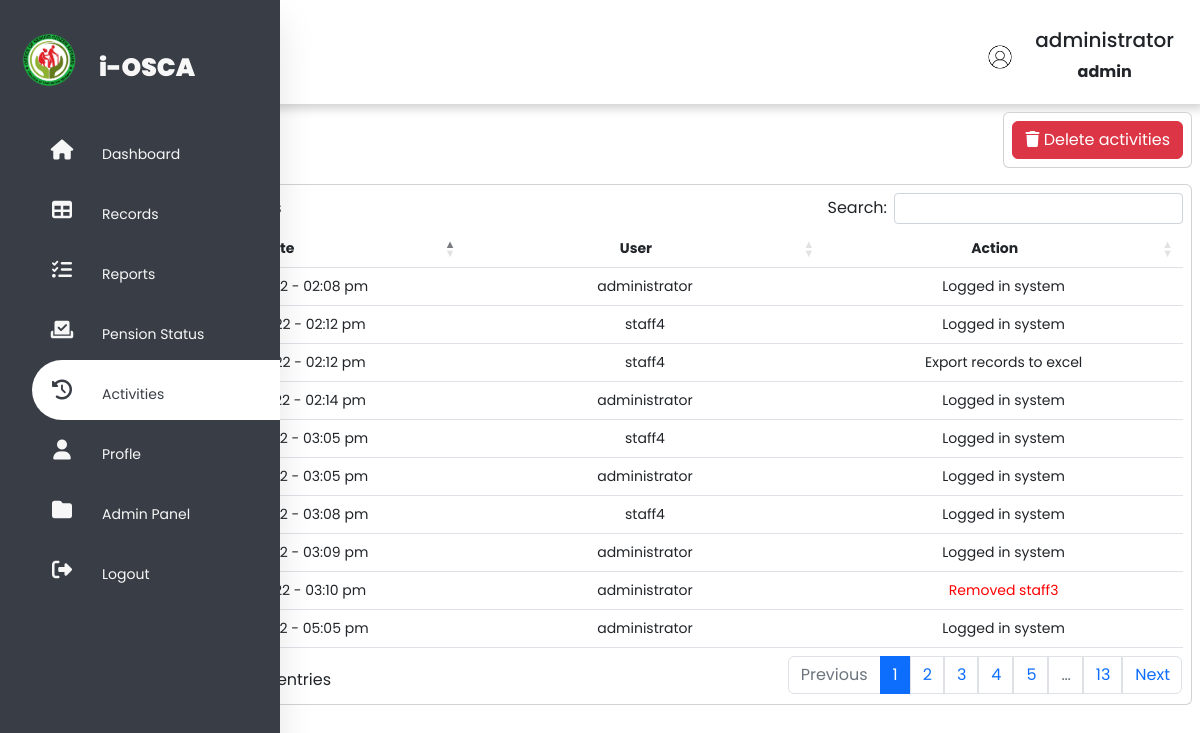
Screenshot of /activities.php (signed in) with the database file from the repository.
### tables this page shows
CREATE TABLE `tbl_activities` (
  `id` int(11) NOT NULL,
  `fd_date` varchar(250) NOT NULL,
  `fx_user` varchar(250) NOT NULL,
  `fx_action` varchar(250) NOT NULL
);

### activities.php (the view, shortened to what this page needs)
<?php
include('conn/connection.php');
$records = $conn->query("SELECT * FROM tbl_activities ORDER BY `tbl_activities`.`id` ASC");
if (isset($_SESSION['user_id']) && isset($_SESSION['user_name'])) {
?>
<!DOCTYPE html>
<html lang="en">
<head>
    <link rel="stylesheet" href="https://cdnjs.cloudflare.com/ajax/libs/font-awesome/6.2.0/css/all.min.css">
    <link rel="stylesheet" type="text/css" href="css/g_style.css">
    <link rel="stylesheet" href="css/bootstrap.min.css">
    <link rel="stylesheet" type="text/css" href="css/dataTables.bootstrap5.min.css">
    <link rel="stylesheet" type="text/css" href="css/g_style.css">
    <link rel="stylesheet" type="text/css" href="css/records_style.css">
</head>
<body>
    <nav class="side-nav">
        <ul>
            <li>
                <a href="#" class="logo">
                    <img src="media/header.png" alt="logo">
                    <span class="nav-item">i-OSCA</span>
                </a>
            </li>
            <li><a href="dashboard" id="nav-list">
                    <i class="fas fa-home"></i>
                    <span class="nav-item">Dashboard</span>
                </a></li>
            <li><a href="records" id="nav-list">
                    <i class="fas fa-table"></i>
                    <span class="nav-item">Records</span>
                </a></li>
            <li><a href="reports" id="nav-list">
                    <i class="fas fa-tasks"></i>
                    <span class="nav-item">Reports</span>
                </a></li>
            <li><a href="status" id="nav-list">
                    <i class="fas fa-check-to-slot"></i>
                    <span class="nav-item">Pension Status</span>
                </a></li>
            <li><a href="#" class="active" id="nav-list">
                    <i class="fas fa-solid fa-clock-rotate-left"></i>
                    <span class="nav-item">Activities</span>
                </a></li>
            <li><a href="profile" id="nav-list">
                    <i class="fas fa-user"></i>
                    <span class="nav-item">Profle</span>
                </a></li>
            <li <?php if($_SESSION['user_level']=="staff") echo 'style="display:none;"'; ?>><a href="fxasdasjdk"
                    id="nav-list">
                    <i class="fas fa-folder"></i>
                    <span class="nav-item">Admin Panel</span>
                </a></li>
            <li><a href="function/logout" class="logout" id="nav-list">
                    <i class="fas fa-sign-out-alt"></i>
                    <span class="nav-item">Logout</span>
                </a></li>
        </ul>
    </nav>
    <div class="main-content">
        <header>
            <div class="header-title">
                <h2>
                    <label for="">
                </h2>
            </div>
            <div class="user-wrapper">
                <img src="./image/<?php echo $_SESSION['fm_img']; ?>" class="user_img" alt="user">
                <div>
                    <h5><span class="nav-item"><?php echo $_SESSION['user_name']; ?></span></h5>
                    <p><span class="nav-item"><?php echo $_SESSION['user_level']; ?></span></p>
                </div>
            </div>
        </header>
        <div class="d-flex">
            <div class="p-2 ms-auto p-2 m-2 card">
                <button type="submit" name="delete" id="delete" value="Truncate Table"
                    class="btn btn-danger justify-content-end"><span><i class="fa-solid fa-trash"></i></span> Delete
                    activities</button>
            </div>
        </div>
        <div class="table-div m-2 p-2 card">
            <table class="table" id="datatable">
                <thead>
                    <tr>
                        <th class="text-center" scope="col">Date</th>
                        <th class="text-center" scope="col">User</th>
                        <th class="text-center" scope="col">Action</th>
                    </tr>
                </thead>
                <tbody>
                    <?php foreach($records as $row) :  ?>
                    <tr>
                        <td class="text-center"> <?php echo $row['fd_date']; ?> </td>
                        <td class="text-center"> <?php echo $row['fx_user']; ?> </td>
                        <td class="text-center"
                            <?php if(preg_match('/Added/',$row['fx_action'])) echo 'style="color:green;"'; ?>
                            <?php if(preg_match('/Updated/',$row['fx_action'])) echo 'style="color:green;"'; ?>
                            <?php if(preg_match('/Accepted/',$row['fx_action'])) echo 'style="color:green;"'; ?>
                            <?php if(preg_match('/Deleted/',$row['fx_action'])) echo 'style="color:red;"'; ?>
                            <?php if(preg_match('/Removed/',$row['fx_action'])) echo 'style="color:red;"'; ?>
                            <?php if(preg_match('/Rejected/',$row['fx_action'])) echo 'style="color:red;"'; ?>
                            <?php if(preg_match('/Attempted/',$row['fx_action'])) echo 'style="color:red;"'; ?>>
                            <?php echo $row['fx_action']; ?> </td>
                    </tr>
                    <?php endforeach; ?>
                </tbody>
            </table>
        </div>
    </div>
</body>
</html>
<?php
}else{
     header("Location: index");
     exit();
}
 ?>

### css/g_style.css (style rules this page uses)
:root { --main-color:#393E46; --secondary-color: #6D9886; --next-color: #F2E7D5; --last-color: #F7F7F7; --gray: #808080; }
* { margin: 0; padding: 0; outline: none; list-style: none; box-sizing: border-box; text-decoration: none; font-family: "Poppins", sans-serif; }
body { background: #fff; }
.side-nav { position: fixed; top: 0; bottom: 0; height: 100%; background: var(--main-color); width: 90px; z-index: 999; overflow: hidden; transition: width 0.2s linear; box-shadow: 0 20px 35px rgba(0, 0, 0, 0.1); }
.logo { text-align: center; transition: all 0.5s ease; margin: 20px 0 20px -75px; }
.logo img { width: 60px; height: 60px; border-radius: 50%; }
.logo span { font-weight: 900; font-size: 25px; }
.side-nav a { position: relative; color: rgb(85, 83, 83); font-size: 14px; text-decoration: none; color: var(--last-color); display: table; width: 300px; padding: 10px; }
li i { position: relative; width: 40px; height: 40px; top: 10px; color: var(--last-color); font-size: 20px; text-align: center; }
.nav-item { position: relative; top: 12px; margin-left: 20px; }
li a.active { background: #fff; color: var(--main-color); border-radius: 30px 0 0 30px; }
a.active i { color: var(--main-color); }
.logout { position: absolute; bottom: 0; }
.main-content { padding: 0 0 0 90px; }
header { display: flex; justify-content: space-between; padding: 1rem; width: 100%; box-shadow: 4px 4px 10px rgba(0, 0, 0, 0.2); }
.header-title { transform: translateY(25%); }
.user-wrapper { display: flex; margin-right: 10px; align-items: center; }
.user_img { border-radius: 50%; width : 30px; height:30px; }
.user-wrapper div p { text-align: center; font-weight: bold; }
.user-wrapper img { margin-top: 10px; }
table { table-layout:fixed; }
.table td { font-size: 14px; }
.table th { font-size: 14px; word-break: break-all; }

### css/records_style.css (style rules this page uses)
:root { --main-color: #393E46; --secondary-color: #6D9886; --next-color: #F2E7D5; --last-color: #F7F7F7; --gray: #808080; }

### rows the page displays
tbl_activities: fd_date "Dec 01, 2022 - 02:08 pm", fx_user "administrator", fx_action "Logged in system"
tbl_activities: fd_date "Dec 01, 2022 - 02:12 pm", fx_user "staff4", fx_action "Logged in system"
tbl_activities: fd_date "Dec 01, 2022 - 02:12 pm", fx_user "staff4", fx_action "Export records to excel"
tbl_activities: fd_date "Dec 01, 2022 - 02:14 pm", fx_user "administrator", fx_action "Logged in system"
tbl_activities: fd_date "Dec 01, 2022 - 03:05 pm", fx_user "staff4", fx_action "Logged in system"
tbl_activities: fd_date "Dec 01, 2022 - 03:05 pm", fx_user "administrator", fx_action "Logged in system"
tbl_activities: fd_date "Dec 01, 2022 - 03:08 pm", fx_user "staff4", fx_action "Logged in system"
tbl_activities: fd_date "Dec 01, 2022 - 03:09 pm", fx_user "administrator", fx_action "Logged in system"
tbl_activities: fd_date "Dec 01, 2022 - 03:10 pm", fx_user "administrator", fx_action "Removed staff3"
tbl_activities: fd_date "Dec 01, 2022 - 05:05 pm", fx_user "administrator", fx_action "Logged in system"

### other values shown
$_SESSION['user_name'] "administrator"
$_SESSION['user_level'] "admin"
